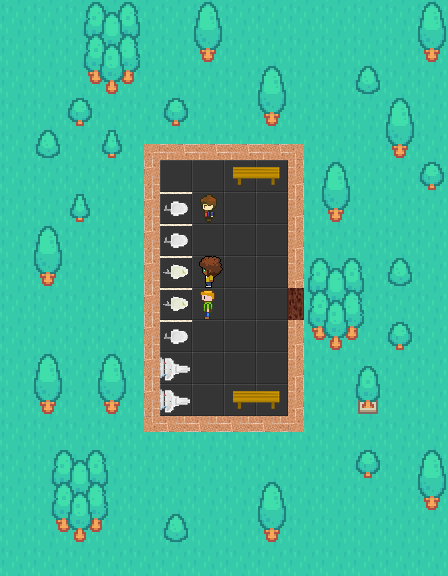

A level layout from a 2D game, rendered from its tile map. Below: a short description, then the map file with its tile-grid data intact:
An orthogonal 14x18 tile map with 32x32 px tiles, 4 tile layers (Background, Walls, Object_pictures, Decoration), 12 tilesets and 17 objects (8x obstacle, 4x toilet_wrong, 3x npc_slim, toilet_correct, spawnpoint).

<map version="1.10" tiledversion="1.11.2" orientation="orthogonal" renderorder="right-down" width="14" height="18" tilewidth="32" tileheight="32" infinite="0" nextlayerid="8" nextobjectid="68">
 <tileset firstgid="1" source="floor.tsx" />
 <tileset firstgid="4" source="orange_wall.tsx" />
 <tileset firstgid="6" source="toilets_objects.tsx" />
 <tileset firstgid="15" source="orange_wall_half.tsx" />
 <tileset firstgid="17" source="Bob.tsx" />
 <tileset firstgid="21" source="restroom_assets.tsx" />
 <tileset firstgid="25" source="brown_npc.tsx" />
 <tileset firstgid="29" source="julia_npc.tsx" />
 <tileset firstgid="33" source="green_npc.tsx" />
 <tileset firstgid="37" source="businessman_npc.tsx" />
 <tileset firstgid="41" source="outer.tsx" />
 <tileset firstgid="95" source="walls.tsx" />
 <layer id="1" name="Background" width="14" height="18">
  <data encoding="csv">
51,51,51,51,51,51,51,51,51,51,51,51,51,51,
51,51,51,51,51,51,51,51,51,51,51,51,51,51,
51,51,51,51,51,51,51,51,51,51,51,51,51,51,
51,51,51,51,51,51,51,51,51,51,51,51,51,51,
51,51,51,51,51,51,51,51,51,51,51,51,51,51,
51,51,51,51,51,3,3,3,3,51,51,51,51,51,
51,51,51,51,51,3,3,3,3,51,51,51,51,51,
51,51,51,51,51,3,3,3,3,51,51,51,51,51,
51,51,51,51,51,3,3,3,3,51,51,51,51,51,
51,51,51,51,51,3,3,3,3,51,51,51,51,51,
51,51,51,51,51,3,3,3,3,51,51,51,51,51,
51,51,51,51,51,3,3,3,3,51,51,51,51,51,
51,51,51,51,51,3,3,3,3,51,51,51,51,51,
51,51,51,51,51,51,51,51,51,51,51,51,51,51,
51,51,51,51,51,51,51,51,51,51,51,51,51,51,
51,51,51,51,51,51,51,51,51,51,51,51,51,51,
51,51,51,51,51,51,51,51,51,51,51,51,51,51,
51,51,51,51,51,51,51,51,51,51,51,51,51,51
</data>
 </layer>
 <layer id="2" name="Walls" width="14" height="18">
  <data encoding="csv">
0,0,0,0,0,0,0,0,0,0,0,0,0,0,
0,0,0,0,0,0,0,0,0,0,0,0,0,0,
0,0,0,0,0,0,0,0,0,0,0,0,0,0,
0,0,0,0,0,0,0,0,0,0,0,0,0,0,
0,0,0,0,16,1610612751,1610612751,1610612751,1610612751,2684354576,0,0,0,0,
0,0,0,0,3221225487,0,0,21,22,15,0,0,0,0,
0,0,0,0,3221225487,2684354574,0,0,0,15,0,0,0,0,
0,0,0,0,3221225487,2684354574,0,0,0,15,0,0,0,0,
0,0,0,0,3221225487,2684354574,0,0,0,15,0,0,0,0,
0,0,0,0,3221225487,2684354574,0,0,0,3221225567,0,0,0,0,
0,0,0,0,3221225487,2684354574,0,0,0,15,0,0,0,0,
0,0,0,0,3221225487,1610612759,0,0,0,15,0,0,0,0,
0,0,0,0,3221225487,1610612759,0,21,22,15,0,0,0,0,
0,0,0,0,1610612752,2684354575,2684354575,2684354575,2684354575,3221225488,0,0,0,0,
0,0,0,0,0,0,0,0,0,0,0,0,0,0,
0,0,0,0,0,0,0,0,0,0,0,0,0,0,
0,0,0,0,0,0,0,0,0,0,0,0,0,0,
0,0,0,0,0,0,0,0,0,0,0,0,0,0
</data>
 </layer>
 <layer id="4" name="Object_pictures" width="14" height="18">
  <data encoding="csv">
0,0,0,0,0,0,0,0,0,0,0,0,0,0,
0,0,0,0,0,0,0,0,0,0,0,0,0,0,
0,0,0,0,0,0,0,0,0,0,0,0,0,0,
0,0,0,0,0,0,0,0,0,0,0,0,0,0,
0,0,0,0,0,0,0,0,0,0,0,0,0,0,
0,0,0,0,0,0,0,0,0,0,0,0,0,0,
0,0,0,0,0,1610612749,38,0,0,0,0,0,0,0,
0,0,0,0,0,1610612749,0,0,0,0,0,0,0,0,
0,0,0,0,0,1610612748,32,0,0,0,0,0,0,0,
0,0,0,0,0,1610612748,34,0,0,0,0,0,0,0,
0,0,0,0,0,1610612749,0,0,0,0,0,0,0,0,
0,0,0,0,0,0,0,0,0,0,0,0,0,0,
0,0,0,0,0,0,0,0,0,0,0,0,0,0,
0,0,0,0,0,0,0,0,0,0,0,0,0,0,
0,0,0,0,0,0,0,0,0,0,0,0,0,0,
0,0,0,0,0,0,0,0,0,0,0,0,0,0,
0,0,0,0,0,0,0,0,0,0,0,0,0,0,
0,0,0,0,0,0,0,0,0,0,0,0,0,0
</data>
 </layer>
 <layer id="7" name="Decoration" width="14" height="18">
  <data encoding="csv">
0,0,73,74,75,0,71,0,0,0,0,0,0,71,
0,0,82,83,84,0,80,0,0,0,0,0,0,80,
0,0,91,92,93,0,0,0,71,0,0,76,0,0,
0,0,94,0,0,94,0,0,80,0,0,0,71,0,
0,76,0,85,0,0,0,0,0,0,0,0,80,0,
0,0,0,0,0,0,0,0,0,0,71,0,0,94,
0,0,85,0,0,0,0,0,0,0,80,0,0,0,
0,71,0,0,0,0,0,0,0,0,0,0,0,0,
0,80,0,0,0,0,0,0,0,73,74,75,76,0,
0,0,0,0,0,0,0,0,0,82,83,84,0,0,
0,0,0,0,0,0,0,0,0,91,92,93,94,0,
0,71,0,71,0,1610612760,0,0,0,0,0,72,0,0,
0,80,0,80,0,1610612760,0,0,0,0,0,90,0,0,
0,0,0,0,0,0,0,0,0,0,0,0,0,0,
0,73,74,75,0,0,0,0,0,0,0,94,0,71,
0,82,83,84,0,0,0,0,71,0,0,0,0,80,
0,91,92,93,0,76,0,0,80,0,0,0,0,0,
0,0,0,0,0,0,0,0,0,0,0,0,0,0
</data>
 </layer>
 <objectgroup id="5" name="Objects">
  <object id="2" name="Wall" type="obstacle" x="128" y="128" width="192" height="32" />
  <object id="3" name="Wall" type="obstacle" x="288" y="160" width="32" height="256" />
  <object id="4" name="Wall" type="obstacle" x="128" y="416" width="192" height="32" />
  <object id="5" name="Wall" type="obstacle" x="128" y="160" width="32" height="256" />
  <object id="18" name="Sink" type="obstacle" x="160" y="355.701" width="32" height="24.5973" />
  <object id="49" name="Sink" type="obstacle" x="160" y="388.698" width="32" height="22.6043" />
  <object id="35" name="Bench" type="obstacle" x="232.644" y="166.825" width="46.7209" height="10.5353" />
  <object id="50" name="Bench" type="obstacle" x="233.006" y="391.024" width="46.7209" height="11.0581" />
  <object id="53" name="Correct" type="toilet_correct" x="160" y="320" width="32" height="32" />
  <object id="61" name="NPC" type="npc_slim" x="192" y="288" width="32" height="32" />
  <object id="62" name="NPC" type="npc_slim" x="192" y="256" width="32" height="32" />
  <object id="63" name="NPC" type="npc_slim" x="192" y="192" width="32" height="32" />
  <object id="64" name="Wrong" type="toilet_wrong" x="160" y="288" width="32" height="32" />
  <object id="65" name="Wrong" type="toilet_wrong" x="160" y="256" width="32" height="32" />
  <object id="66" name="Wrong" type="toilet_wrong" x="160" y="224" width="32" height="32" />
  <object id="67" name="Wrong" type="toilet_wrong" x="160" y="192" width="32" height="32" />
 </objectgroup>
 <objectgroup id="6" name="Spawnpoint">
  <object id="12" name="Spawnpoint" type="spawnpoint" x="256" y="288" width="32" height="32" />
 </objectgroup>
</map>
